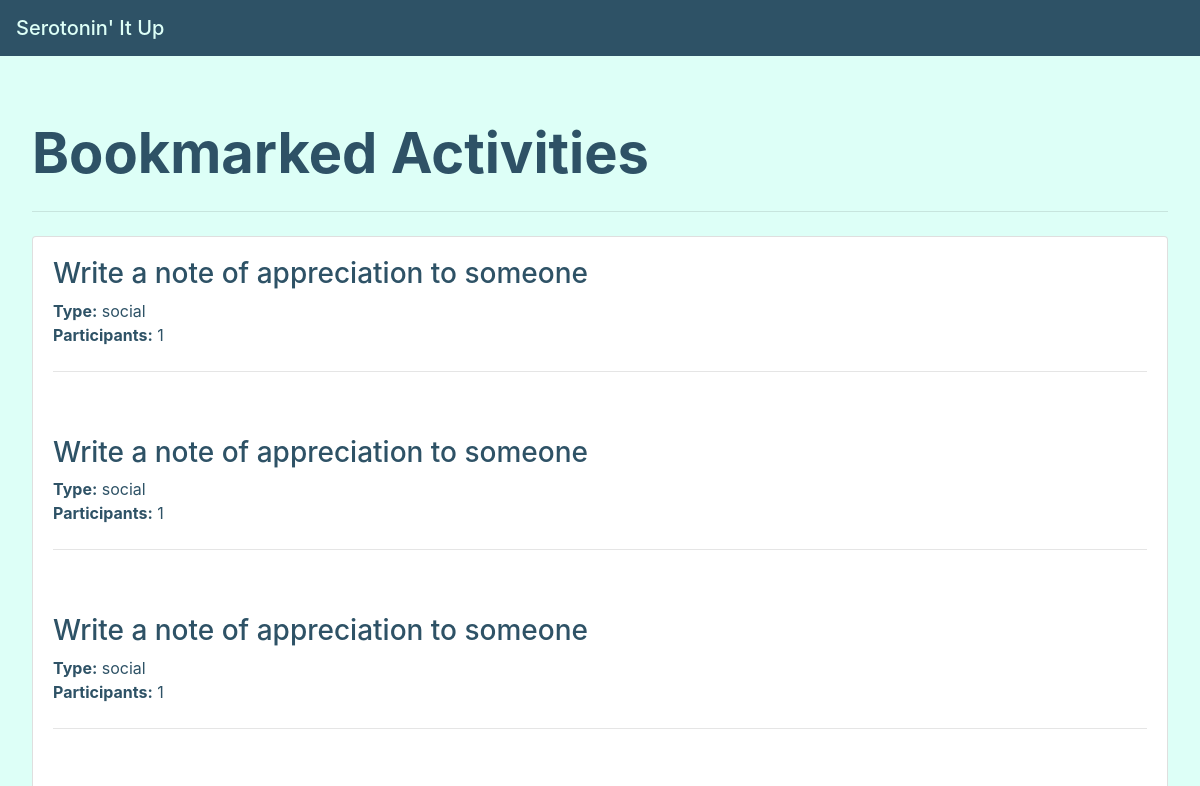
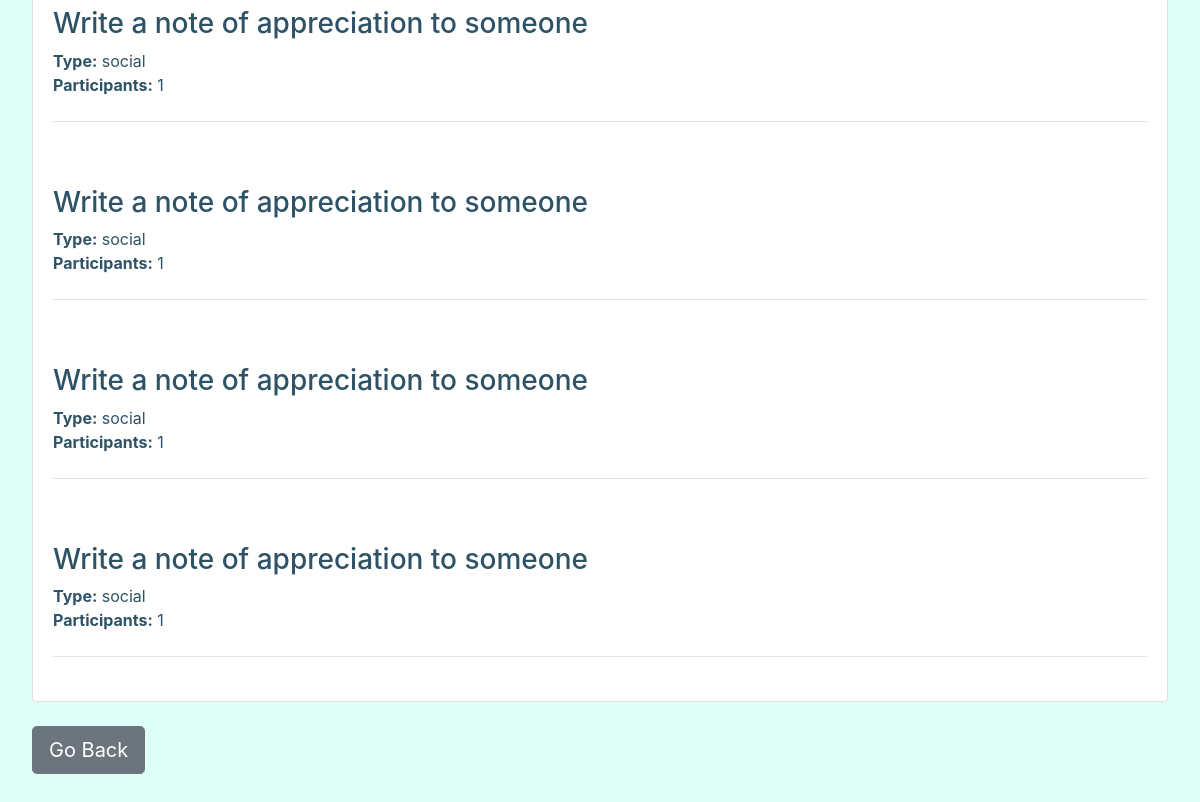
Before: /bookmarked-activities (signed in) with the older database file (2 pictures, top to bottom).
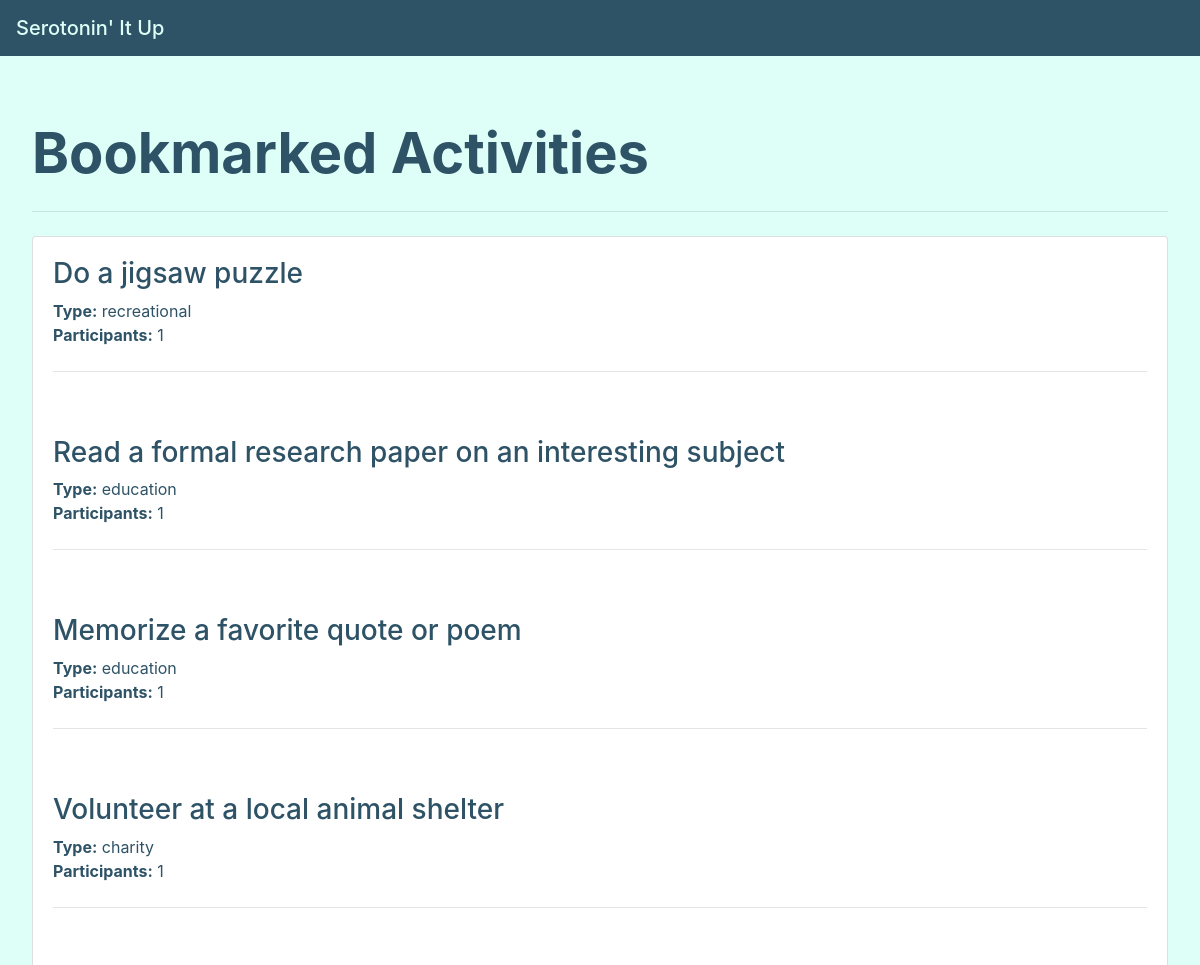
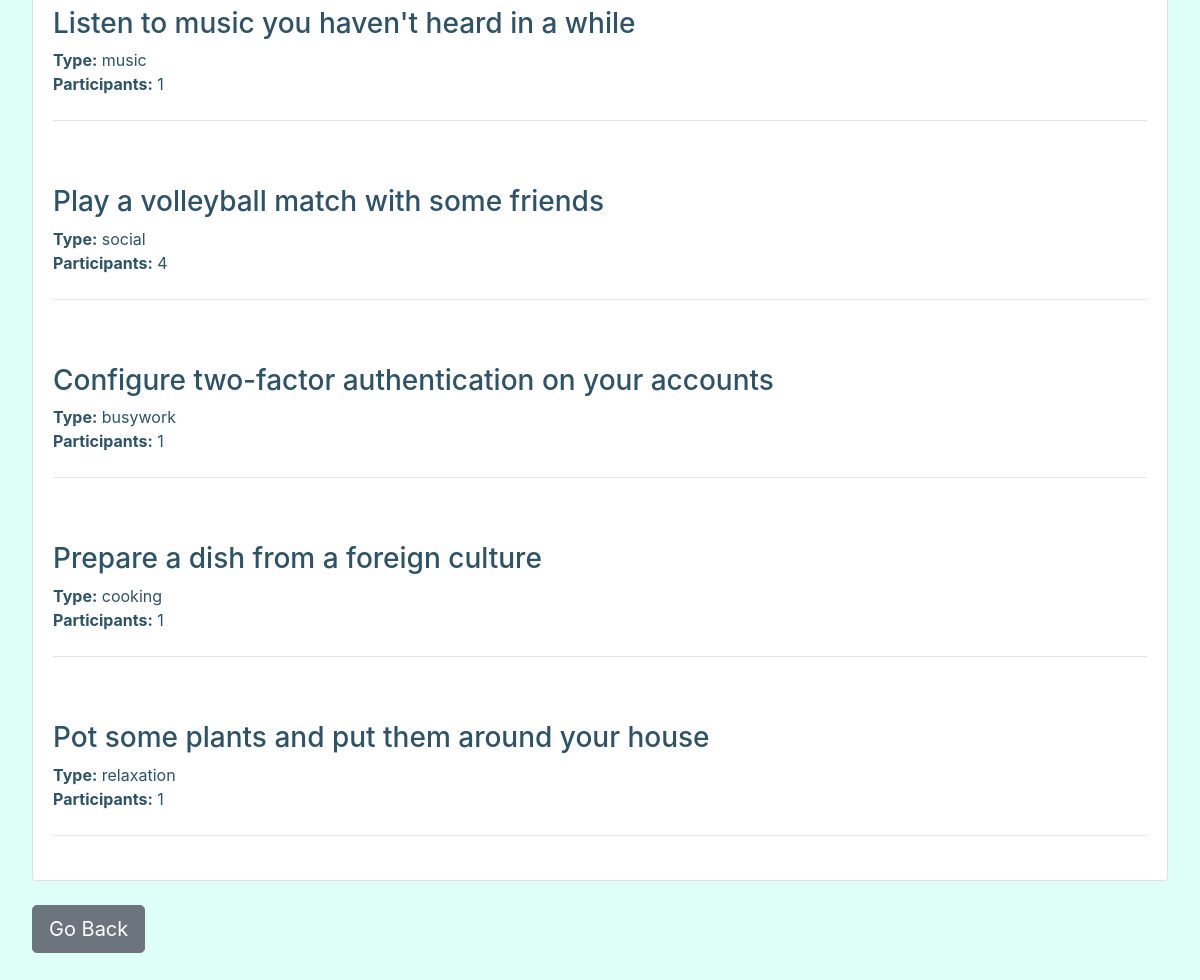
After: the same page with the newer database file (2 pictures, top to bottom).
### tables this page shows
CREATE TABLE bmActivities (user_id text, activity text, type text, participants text);

### __init__.py (the view)
@app.route("/bookmarked-activities", methods = ['GET', 'POST'])
def bookmarkedActivities():
    db = sqlite3.connect("p0database.db")
    c = db.cursor()
    user_id = session.get("user")
    c.execute('SELECT * FROM bmActivities')
    actArr = []
    for row in c:
        if (row[0] == user_id):
            actRow = []
            actRow.append(row[1])
            actRow.append(row[2])
            actRow.append(row[3])
            actArr.append(actRow)
    return render_template('bmactivities.html', actArr = actArr)

### templates/bmactivities.html (shortened to what this page needs)
<!DOCTYPE html>
<html>
  <head>
    <link rel="stylesheet" href="https://stackpath.bootstrapcdn.com/bootstrap/4.3.1/css/bootstrap.min.css">
    <link rel="stylesheet" href="../static/css/layout.css">
  </head>
  <body style="background-color: #ddfff7; color: #2e5266;">
    <nav class="navbar navbar-light .bg-transparent" id="webName" style="background-color: #2e5266;">
      <span class="navbar-brand mb-0 h1" style="color: #ddfff7;">Serotonin' It Up</span>
    </nav>
    <div class="jumbotron" style="background-color: #ddfff7">
      <h1 class="display-4" style="font-weight: bold;">Bookmarked Activities</h1>
      <hr class="my-4">
      <div class="card" style="background-color: white;">
        {% for row in actArr %}
        <div class="card-body">
          <h3>{{row[0]}}</h3>
          <b>Type:</b> {{row[1]}}
          <br>
          <b>Participants:</b> {{row[2]}}
          <hr class="my-4">
        </div>
        {% endfor %}
    </div>
    <br>
    <form action = "/homepage">
      <input type = "submit" value = "Go Back" class="btn btn-secondary btn-lg">
    </form>
  </body>
</html>

### static/css/layout.css (style rules this page uses)
#webName { text-align: center; }

Changed rows visible on the page:
no longer on this page (row edited): bmActivities: activity "Write a note of appreciation to someone", type "social", participants "1"
no longer on this page (row edited): bmActivities: activity "Write a note of appreciation to someone", type "social", participants "1"
no longer on this page (row edited): bmActivities: activity "Write a note of appreciation to someone", type "social", participants "1"
no longer on this page (row edited): bmActivities: activity "Write a note of appreciation to someone", type "social", participants "1"
no longer on this page (row edited): bmActivities: activity "Write a note of appreciation to someone", type "social", participants "1"
no longer on this page (row edited): bmActivities: activity "Write a note of appreciation to someone", type "social", participants "1"
changed bmActivities: activity "Write a note of appreciation to someone" → "Do a jigsaw puzzle"; type "social" → "recreational"
added bmActivities: activity "Read a formal research paper on an interesting subject", type "education", participants "1"
added bmActivities: activity "Memorize a favorite quote or poem", type "education", participants "1"
added bmActivities: activity "Volunteer at a local animal shelter", type "charity", participants "1"
added bmActivities: activity "Listen to music you haven't heard in a while", type "music", participants "1"
added bmActivities: activity "Play a volleyball match with some friends", type "social", participants "4"
added bmActivities: activity "Configure two-factor authentication on your accounts", type "busywork", participants "1"
added bmActivities: activity "Prepare a dish from a foreign culture", type "cooking", participants "1"
added bmActivities: activity "Pot some plants and put them around your house", type "relaxation", participants "1"
